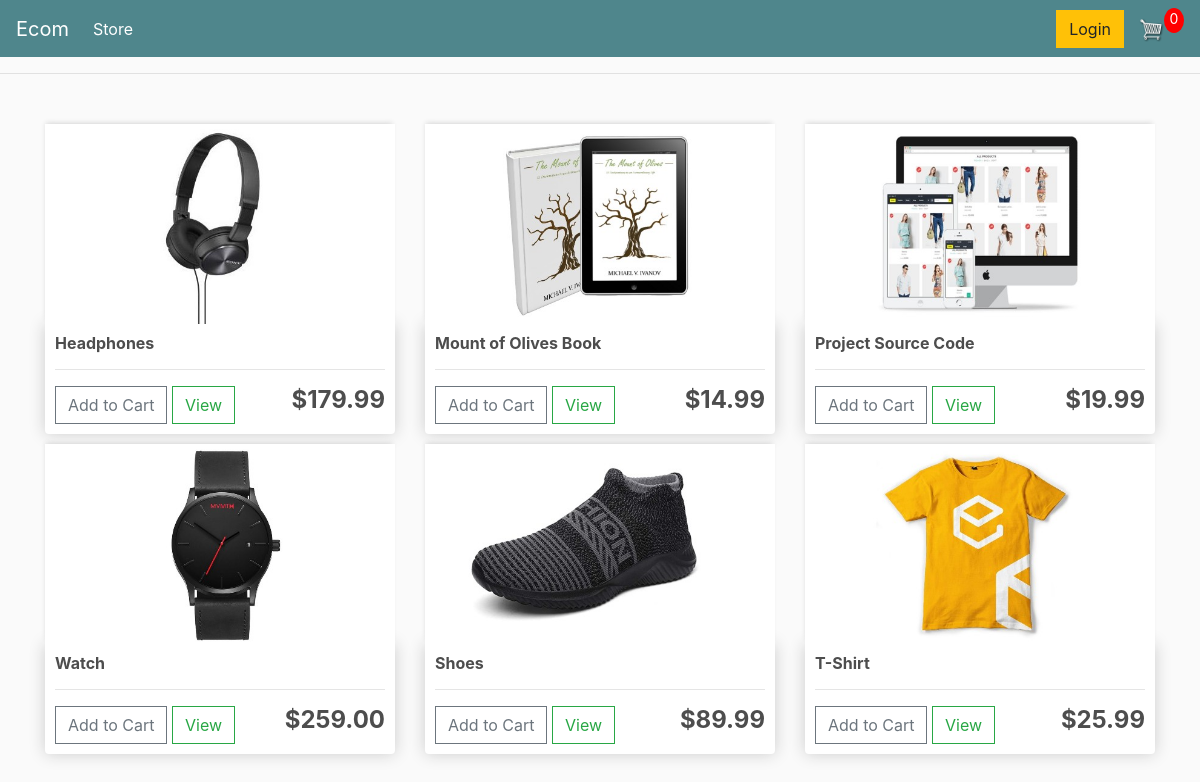
The page / on the database its author committed.
### store/models.py (models this page shows)
class Product(models.Model):
    name = models.CharField(max_length=200, null=True)
    price = models.DecimalField(max_digits=7, decimal_places=2)
    digital = models.BooleanField(default=False)
    image = models.ImageField(null=True, blank=True)
    def __str__(self):
        return self.name
    @property
    def imageUrl(self):
        try:
            url = self.image.url
        except:
            url = ''
        return url

### store/views.py (the view)
# urls.py: path('', include('store.urls')),
def store(request):
    data = cart_data(request)
    item_count = data['item_count']
    products = Product.objects.all()
    context = {'products': products, 'itemCount': item_count}
    return render(request, 'store/store.html', context)

### store/utils.py (called while the page is built, shortened)
def cookie_cart(request):
    try:
        cart = json.loads(request.COOKIES.get('cart', {}))
    except:
        cart = {}
    items = []
    order = {'get_cart_total': 0, 'get_cart_items': 0, 'shipping': False}
    item_count = order['get_cart_items']
    return {'itemCount': item_count, 'order': order, 'items': items}

def cart_data(request):
    if request.user.is_authenticated:
        customer = request.user.customer
        order, created = Order.objects.get_or_create(customer=customer, complete=False)
        items = order.orderitem_set.all()
        item_count = order.get_cart_items
    else:
        cookie_data = cookie_cart(request)
        items = cookie_data['items']
        item_count = cookie_data['itemCount']
        order = cookie_data['order']
    return {'item_count': item_count, 'order': order, 'items': items}

### store/templates/store/store.html
{% extends 'store/main.html' %}
{% load static %}
{% block content%}
<div class="row">
    {% for product in products %}
    <div class="col-lg-4">
        <img class="thumbnail" src="{{ product.imageUrl }}">
        <div class="box-element product">
            <h6><strong>{{product}}</strong></h6>
            <hr>
            <button data-product="{{product.id}}" data-action="add" class="btn btn-outline-secondary add-btn update-cart">Add to Cart</button>
            <a class="btn btn-outline-success" href="#">View</a>
            <h4 style="display: inline-block; float:right"><strong>${{product.price}}</strong></h4>
        </div>
    </div>
    {% endfor %}
</div>
{% endblock content%}

### store/templates/store/main.html (shortened to what this page needs)
<!DOCTYPE html>
{% load static %}
<html lang="en">
<head>
    <link rel="stylesheet" href="https://stackpath.bootstrapcdn.com/bootstrap/4.5.0/css/bootstrap.min.css"
>
    <link rel="stylesheet" , type="text/css" href="{% static 'css/main.css' %}">
</head>
<body>
<nav class="navbar navbar-expand-lg navbar-dark bg-dark">
    <a class="navbar-brand" href="{% url 'store' %}">Ecom</a>
    <div class="collapse navbar-collapse" id="navbarSupportedContent">
        <ul class="navbar-nav mr-auto">
            <li class="nav-item active">
                <a class="nav-link" href="{% url 'store' %}">Store <span class="sr-only">(current)</span></a>
            </li>
        </ul>
        <div class="form-inline my-2 my-lg-0">
            <a href="#" class="btn btn-warning">Login</a>
            <a href="{% url 'cart' %}">
                <img id="cart-icon" src="{% static 'images/cart.png' %}">
            </a>
            <p id="cart-total">{{itemCount}}</p>
        </div>
    </div>
</nav>
<hr>
<div class="container">
    <br>
    {% block content %}
    {% endblock content %}
</div>
</body>
</html>

### static/css/main.css (style rules this page uses)
body { background-color: hsl(0, 0%, 98%); }
h1,h2,h3,h4,h5,h6 { color:hsl(0, 0%, 30%); }
.box-element { box-shadow:hsl(0, 0%, 80%) 0 0 16px; background-color: #fff; border-radius: 4px; padding: 10px; }
.thumbnail { width: 100%; height: 200px; -webkit-box-shadow: -1px -3px 5px -2px rgba(214,214,214,1); -moz-box-shadow: -1px -3px 5px -2px rgba(214,214,214,1); box-shadow: -1px -3px 5px -2px rgba(214,214,214,1); }
.product { border-radius: 0 0 4px 4px; }
.bg-dark { background-color: #4f868c!important; }
#cart-icon { width:25px; display: inline-block; margin-left: 15px; }
#cart-total { display: block; text-align: center; color:#fff; background-color: red; width: 20px; height: 25px; border-radius: 50%; font-size: 14px; }
.col-lg-4, .col-lg-6, .col-lg-8, .col-lg-12 { margin-top: 10px; }
.btn { border-radius: 0; }

### rows shown on the page
Product: imageUrl (picture), name "Headphones", price "179.99"
Product: imageUrl (picture), name "Mount of Olives Book", price "14.99"
Product: imageUrl (picture), name "Project Source Code", price "19.99"
Product: imageUrl (picture), name "Watch", price "259.00"
Product: imageUrl (picture), name "Shoes", price "89.99"
Product: imageUrl (picture), name "T-Shirt", price "25.99"

### other values the page prints
{{ itemCount }} "0"
